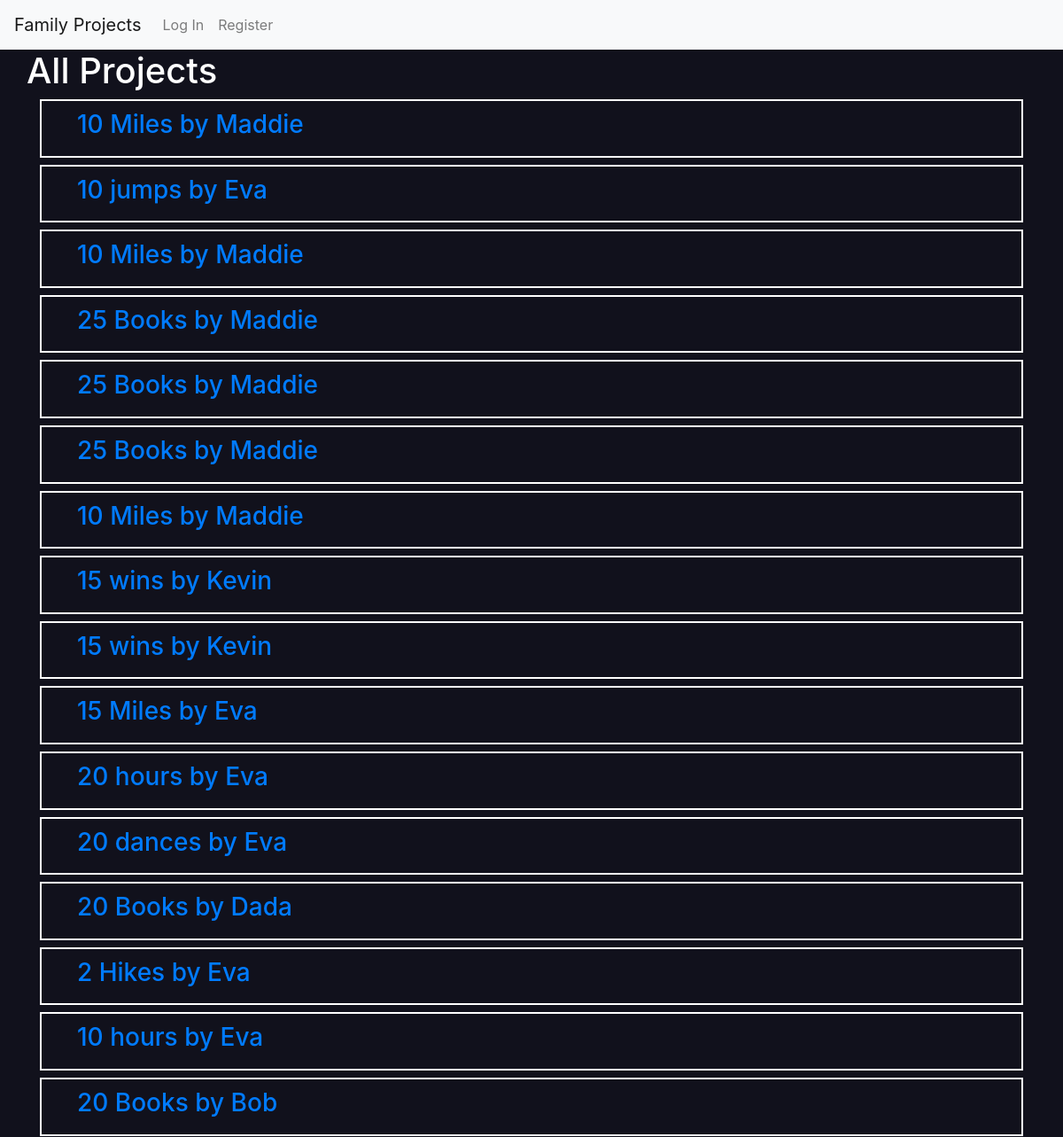
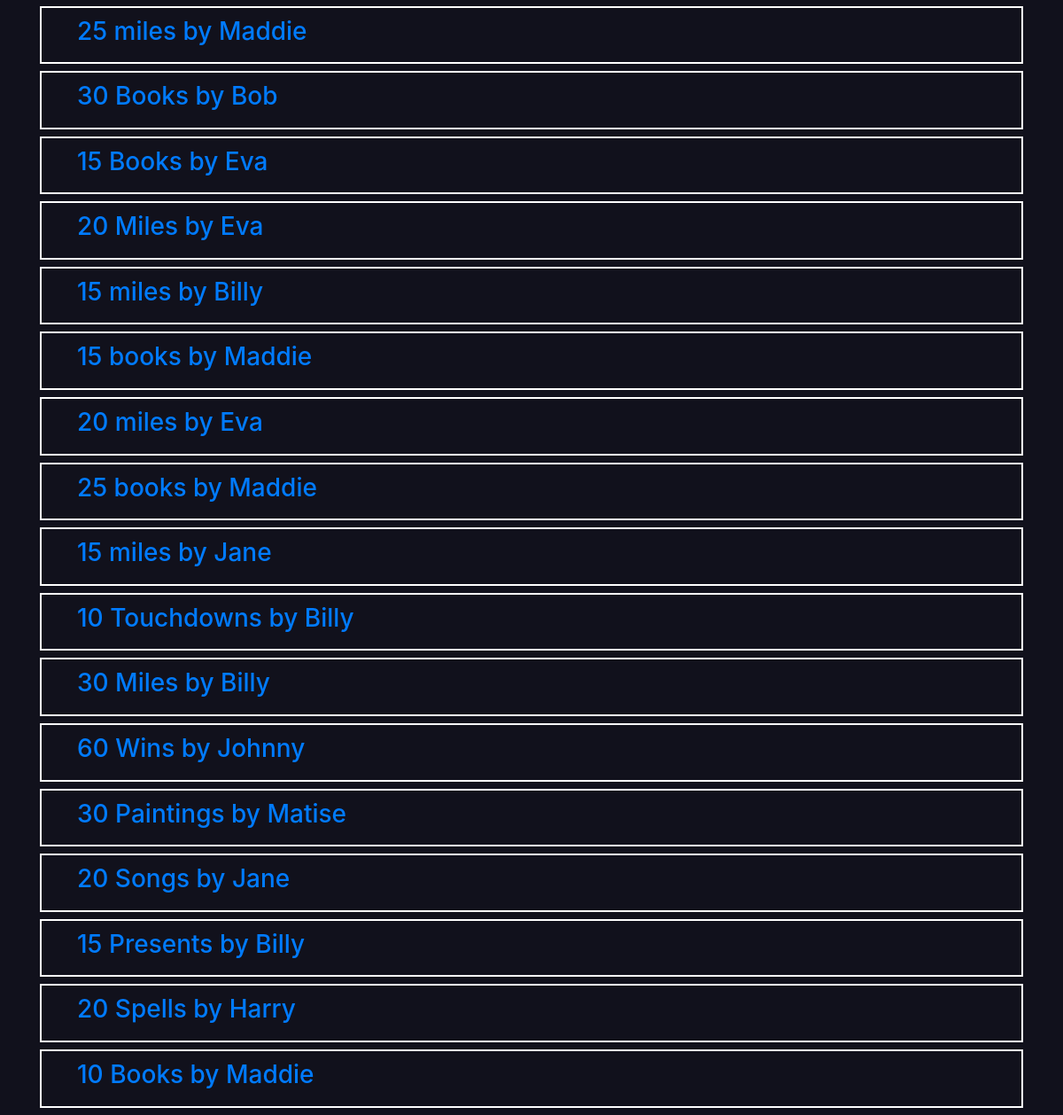
The page /allprojects on the database its author committed (2 pictures, top to bottom).
### capstone/models.py (models this page shows)
class Project(models.Model):
    owner = models.ForeignKey(User, on_delete=models.CASCADE)
    projname = models.CharField(max_length=64)
    person = models.CharField(max_length=64)
    units = models.IntegerField()
    unitlabel = models.CharField(max_length=64)
    completed = models.IntegerField(default=0)
    theme = models.CharField(max_length=65)
    victory = models.CharField(max_length=10, default='no' )

### capstone/views.py (the view)
# urls.py: path("allprojects", views.allprojects, name="allprojects"),
def allprojects(request):
    projects = Project.objects.all()
    return render(request, "capstone/allprojects.html", {"projects": projects})

### capstone/templates/capstone/allprojects.html (shortened to what this page needs)
{% extends "capstone/layout.html" %}
{% load static %}
{% block header %}
  <link href="{% static 'capstone/stylescoreboard.css' %}" rel="stylesheet">
{% endblock %}
{% block body %}
<div class="container">
  <div class="row">
    <h1>All Projects</h1>
  </div>
    {% for project in projects %}
    <div class="row mb-2 victory">
    <a href="{% url 'projectpage' project.id %}">
    <h3 class="victext">{{ project.units }} {{ project.unitlabel }} by {{ project.person}}</h3>
    </a>
      </div>
      {% endfor %}
</div>
{% endblock %}

### capstone/static/capstone/stylescoreboard.css (style rules this page uses)
body { background-color: #11111C; color: white; }
.victory { margin: auto; border: 2px solid white; padding: 10px; }
.victext { position: relative; left: 30px; }

### rows shown on the page
Project: units "10", unitlabel "Miles", person "Maddie"
Project: units "10", unitlabel "jumps", person "Eva"
Project: units "10", unitlabel "Miles", person "Maddie"
Project: units "25", unitlabel "Books", person "Maddie"
Project: units "25", unitlabel "Books", person "Maddie"
Project: units "25", unitlabel "Books", person "Maddie"
Project: units "10", unitlabel "Miles", person "Maddie"
Project: units "15", unitlabel "wins", person "Kevin"
Project: units "15", unitlabel "wins", person "Kevin"
Project: units "15", unitlabel "Miles", person "Eva"
Project: units "20", unitlabel "hours", person "Eva"
Project: units "20", unitlabel "dances", person "Eva"
Project: units "20", unitlabel "Books", person "Dada"
Project: units "2", unitlabel "Hikes", person "Eva"
Project: units "10", unitlabel "hours", person "Eva"
Project: units "20", unitlabel "Books", person "Bob"
Project: units "25", unitlabel "miles", person "Maddie"
Project: units "30", unitlabel "Books", person "Bob"
Project: units "15", unitlabel "Books", person "Eva"
Project: units "20", unitlabel "Miles", person "Eva"
Project: units "15", unitlabel "miles", person "Billy"
Project: units "15", unitlabel "books", person "Maddie"
Project: units "20", unitlabel "miles", person "Eva"
Project: units "25", unitlabel "books", person "Maddie"
Project: units "15", unitlabel "miles", person "Jane"
Project: units "10", unitlabel "Touchdowns", person "Billy"
Project: units "30", unitlabel "Miles", person "Billy"
Project: units "60", unitlabel "Wins", person "Johnny"
Project: units "30", unitlabel "Paintings", person "Matise"
Project: units "20", unitlabel "Songs", person "Jane"
Project: units "15", unitlabel "Presents", person "Billy"
Project: units "20", unitlabel "Spells", person "Harry"
Project: units "10", unitlabel "Books", person "Maddie"
